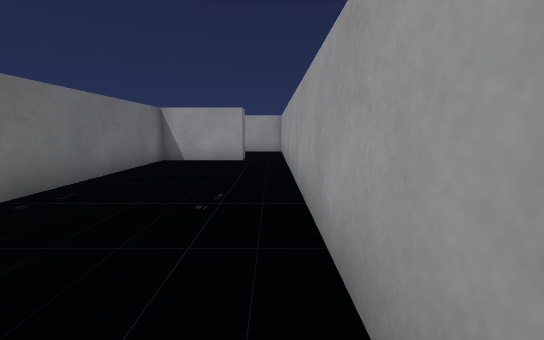
View 1 (above)

16 first-person views from a walk through a scene from a Unity 3-D project. The camera is 0.52 m above the floor, tilts 8° down and sees 90° across. The floor is counted in squares, 0.5 m on a side. Each view is taken from the middle of a square. On the plan, view 1 faces up. The plan holds only what a view shows up to about 11 squares ahead; the rest is blank. The player is left out.

View 2
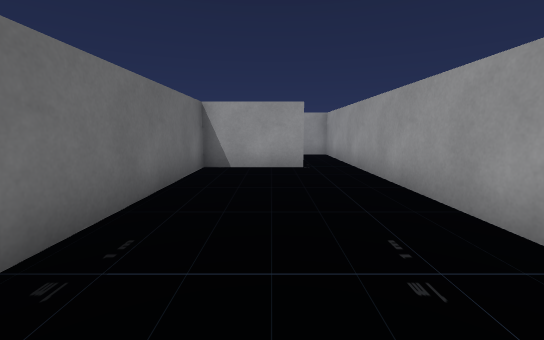

View 3
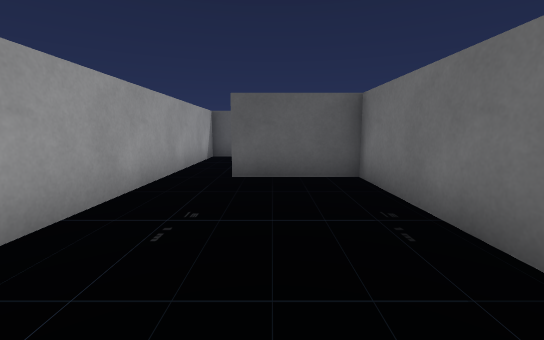

View 4
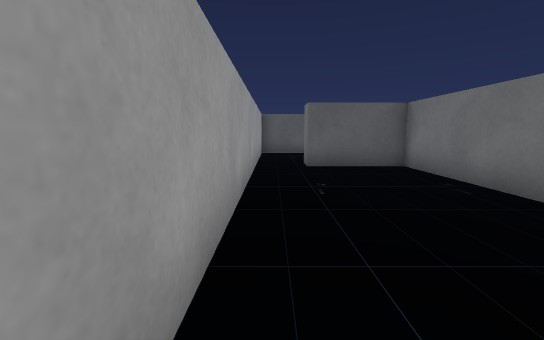

View 5
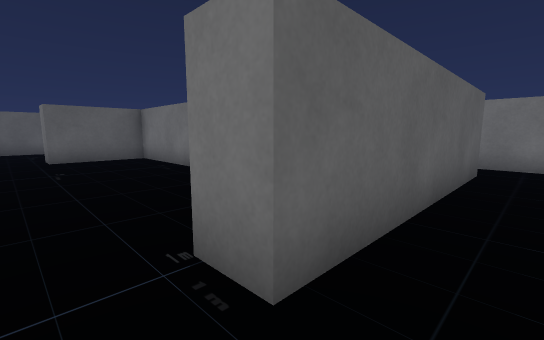

View 6
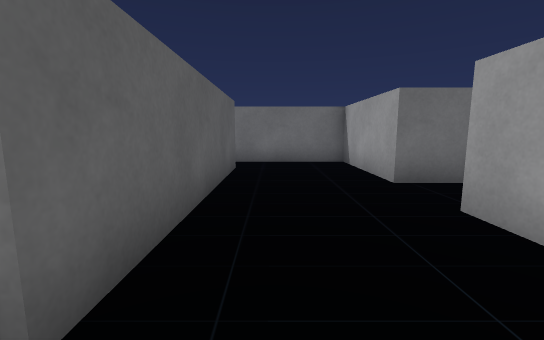

View 7
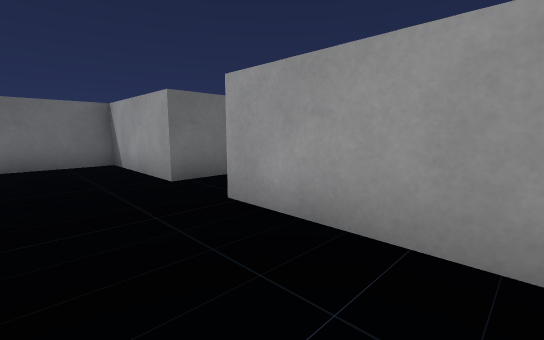

View 8
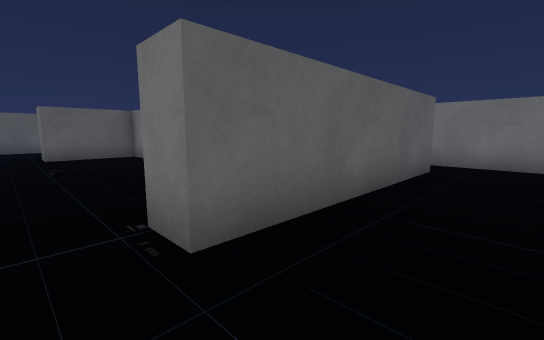

View 9
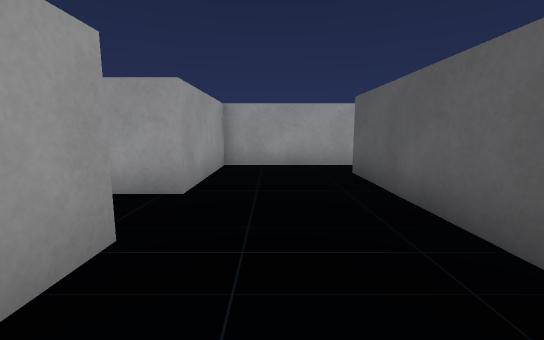

View 10
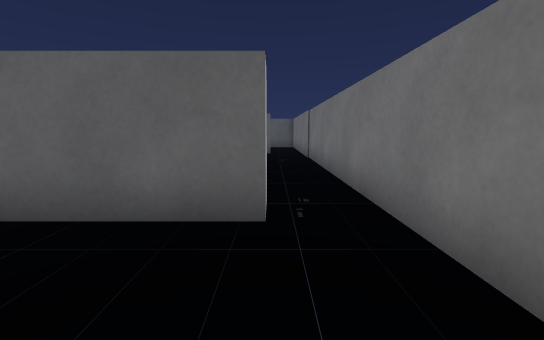

View 11
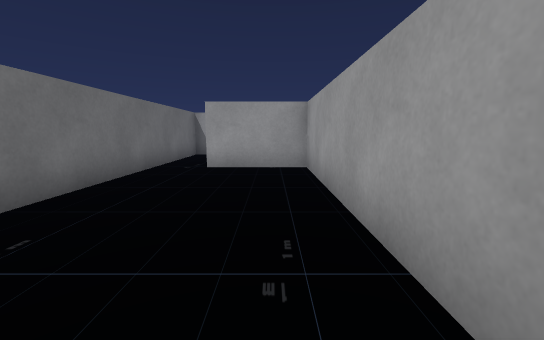

View 12
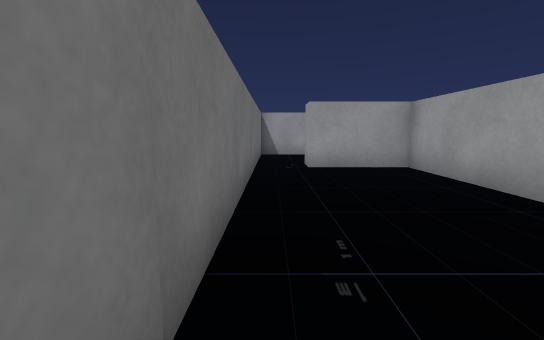

View 13
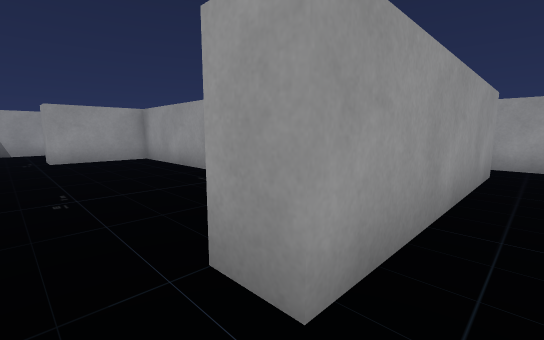

View 14
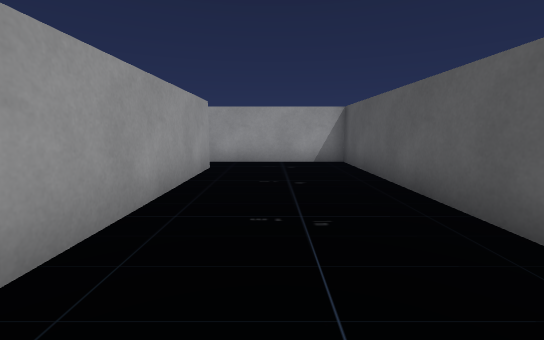

View 15
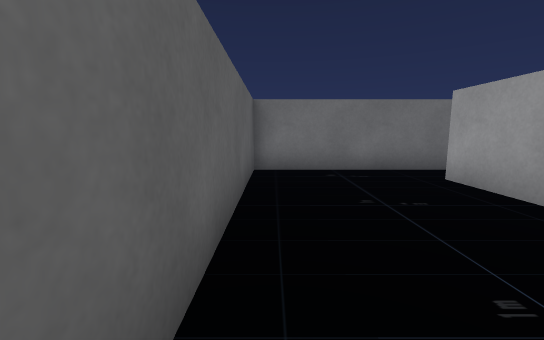

View 16
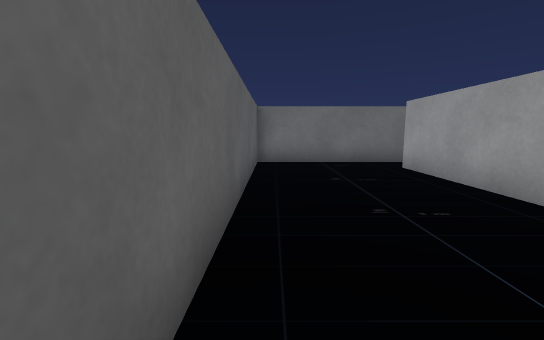

### Floor plan
Points are (right, up) in squares from view 1. A wall is a line through its corners. A room is listed if a view was taken in it or the views show most of it. See-through windows are left out.
Room 1 (views 1, 2, 3, 4)
walls: (-1.1, 10) (-4, 10) (-4, 0.8) (-1.1, 0.8) (-1.1, -0.2); (0.5, -0.5) (0.5, 9.5)
ways out: opening at (0, 10.5) to room 2; opening at (0, 0.5) to room 4
Room 2 (views 5, 6, 7, 8, 9, 10)
walls: (-5.5, 14.5) (-9.5, 14.5) (-9.5, 9.6); (-7.9, 10) (-7.9, 10.9) (-1.1, 10.9) (-1.1, 10); (0.5, 9.5) (0.5, 14.5) (-3.5, 14.5)
ways out: opening at (0, 10.5) to room 1; opening at (-9, 10.5) to room 3
Room 3 (views 11, 12)
walls: (-9.5, 9.6) (-9.5, 2.4); (-5, 2.9) (-5, 10) (-7.9, 10)
ways out: opening at (-9, 10.5) to room 2; opening at (-9, 0.5) to room 4
Room 4 (views 13, 14, 15, 16)
walls: (-1.1, -0.2) (-7.9, -0.2) (-7.9, 0.9); (-9.5, 0.9) (-9.5, -4.5) (0.5, -4.5) (0.5, -0.5)
ways out: opening at (0, 0.5) to room 1; opening at (-9, 0.5) to room 3

Where each view was taken, in squares from view 1:
view 1: 0 up, 0 right, facing up
view 2: 2 up, 2 left, facing up
view 3: 7 up, 2 left, facing down
view 4: 9 up, 0 right, facing down
view 5: 12 up, 0 right, facing down-left
view 6: 12 up, 0 right, facing left
view 7: 12 up, 0 right, facing up-left
view 8: 13 up, 0 right, facing down-left
view 9: 13 up, 8 left, facing right
view 10: 14 up, 8 left, facing down
view 11: 2 up, 6 left, facing up
view 12: 2 up, 9 left, facing up
view 13: 1 down, 9 left, facing up-right
view 14: 2 down, 9 left, facing right
view 15: 4 down, 2 left, facing left
view 16: 4 down, 0 right, facing left
